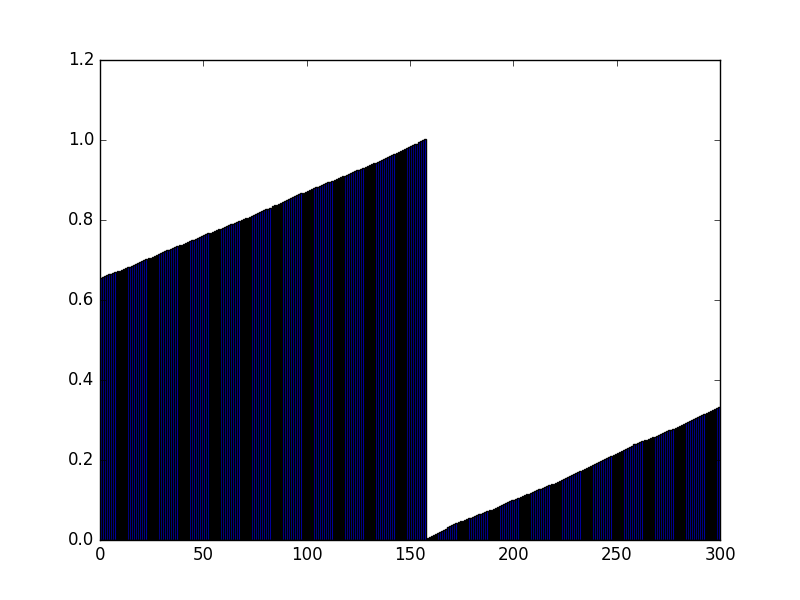

Reproduce this figure in Python.
#!/usr/bin/env python2

import matplotlib.pyplot as plt
import numpy as np

def plot():
	x = []
	with open('dataClientServer.txt') as f:
		for line in f:
			x.append(float(line))
	plt.bar(range(300), x)
	plt.show()


if __name__ == '__main__':
	plot()
